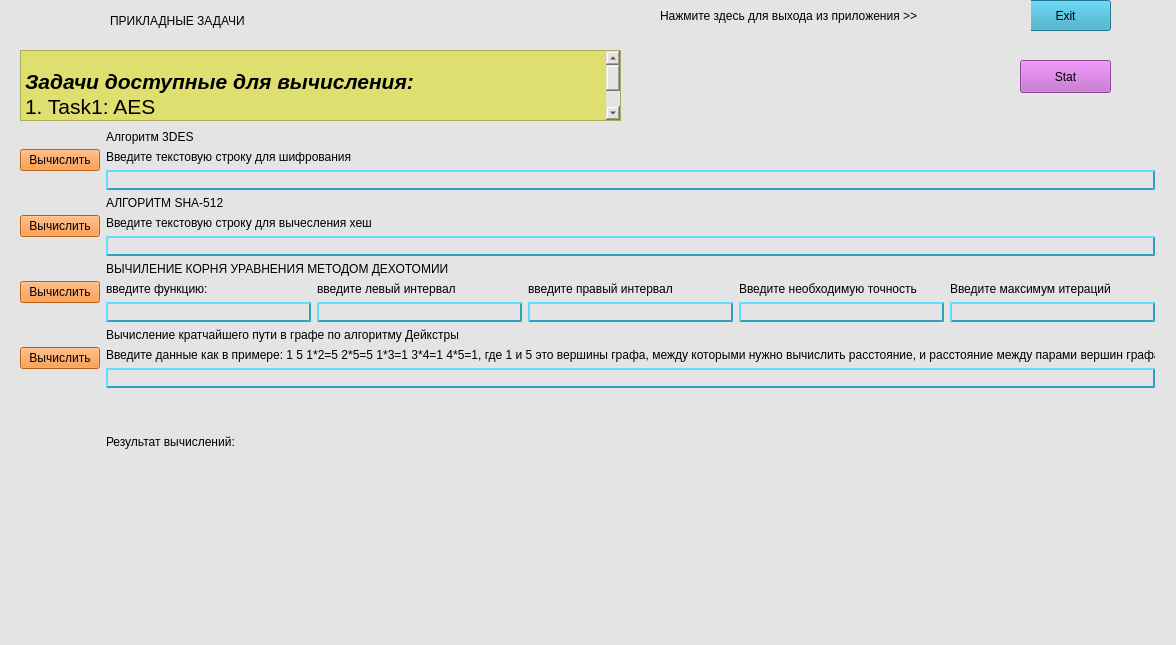
<?xml version="1.0" encoding="UTF-8"?>
<ui version="4.0">
 <class>MainWindow</class>
 <widget class="QMainWindow" name="MainWindow">
  <property name="geometry">
   <rect>
    <x>0</x>
    <y>0</y>
    <width>1176</width>
    <height>645</height>
   </rect>
  </property>
  <property name="windowTitle">
   <string>MainWindow</string>
  </property>
  <property name="styleSheet">
   <string notr="true">background-color: rgb(170, 255, 0);
background-color: rgb(228, 228, 228);</string>
  </property>
  <widget class="QWidget" name="centralwidget">
   <widget class="QWidget" name="gridLayoutWidget">
    <property name="geometry">
     <rect>
      <x>20</x>
      <y>130</y>
      <width>1135</width>
      <height>461</height>
     </rect>
    </property>
    <layout class="QGridLayout" name="gridLayout">
     <item row="2" column="2">
      <layout class="QVBoxLayout" name="verticalLayout_3">
       <item>
        <layout class="QGridLayout" name="gridLayout_3">
         <item row="1" column="0">
          <widget class="QLabel" name="label_9">
           <property name="text">
            <string>Введите текстовую строку для вычесления хеш</string>
           </property>
          </widget>
         </item>
         <item row="0" column="0">
          <widget class="QLabel" name="label_10">
           <property name="styleSheet">
            <string notr="true">font: 700 11pt &quot;Segoe Print&quot;;</string>
           </property>
           <property name="text">
            <string>АЛГОРИТМ SHA-512</string>
           </property>
           <property name="textFormat">
            <enum>Qt::TextFormat::RichText</enum>
           </property>
          </widget>
         </item>
         <item row="2" column="0">
          <widget class="QLineEdit" name="lineEditTask2">
           <property name="styleSheet">
            <string notr="true"> border-style: outset;
 border-width: 2px;
 border-color: rgb(47, 161, 190)</string>
           </property>
          </widget>
         </item>
        </layout>
       </item>
      </layout>
     </item>
     <item row="4" column="0">
      <widget class="QPushButton" name="pushButtonTask4">
       <property name="styleSheet">
        <string notr="true">font: 10pt &quot;Impact&quot;;
background-color: rgb(255, 134, 29);</string>
       </property>
       <property name="text">
        <string>Вычислить</string>
       </property>
      </widget>
     </item>
     <item row="3" column="2">
      <layout class="QHBoxLayout" name="horizontalLayout_2">
       <item>
        <layout class="QGridLayout" name="gridLayout_2">
         <item row="2" column="3">
          <widget class="QLabel" name="label_7">
           <property name="text">
            <string>Введите необходимую точность</string>
           </property>
          </widget>
         </item>
         <item row="3" column="3">
          <widget class="QLineEdit" name="lineTask34">
           <property name="styleSheet">
            <string notr="true"> border-style: outset;
 border-width: 2px;
 border-color: rgb(47, 161, 190)</string>
           </property>
          </widget>
         </item>
         <item row="2" column="2">
          <widget class="QLabel" name="label_6">
           <property name="text">
            <string>введите правый интервал</string>
           </property>
          </widget>
         </item>
         <item row="2" column="1">
          <widget class="QLabel" name="label_5">
           <property name="text">
            <string>введите левый интервал</string>
           </property>
          </widget>
         </item>
         <item row="3" column="2">
          <widget class="QLineEdit" name="lineTask33">
           <property name="styleSheet">
            <string notr="true"> border-style: outset;
 border-width: 2px;
 border-color: rgb(47, 161, 190)</string>
           </property>
          </widget>
         </item>
         <item row="3" column="0">
          <widget class="QLineEdit" name="lineTask31">
           <property name="styleSheet">
            <string notr="true"> border-style: outset;
 border-width: 2px;
 border-color: rgb(47, 161, 190)</string>
           </property>
          </widget>
         </item>
         <item row="0" column="0">
          <layout class="QVBoxLayout" name="verticalLayout"/>
         </item>
         <item row="2" column="0">
          <widget class="QLabel" name="label_4">
           <property name="text">
            <string>введите функцию:</string>
           </property>
          </widget>
         </item>
         <item row="3" column="4">
          <widget class="QLineEdit" name="lineTask35">
           <property name="styleSheet">
            <string notr="true"> border-style: outset;
 border-width: 2px;
 border-color: rgb(47, 161, 190)</string>
           </property>
          </widget>
         </item>
         <item row="2" column="4">
          <widget class="QLabel" name="label_8">
           <property name="text">
            <string>Введите максимум итераций</string>
           </property>
          </widget>
         </item>
         <item row="3" column="1">
          <widget class="QLineEdit" name="lineTask32">
           <property name="styleSheet">
            <string notr="true"> border-style: outset;
 border-width: 2px;
 border-color: rgb(47, 161, 190)

</string>
           </property>
          </widget>
         </item>
         <item row="1" column="0" colspan="5">
          <widget class="QLabel" name="label_2">
           <property name="styleSheet">
            <string notr="true">font: 700 11pt &quot;Segoe Print&quot;;</string>
           </property>
           <property name="text">
            <string>ВЫЧИЛЕНИЕ КОРНЯ УРАВНЕНИЯ МЕТОДОМ ДЕХОТОМИИ</string>
           </property>
          </widget>
         </item>
        </layout>
       </item>
      </layout>
     </item>
     <item row="2" column="0">
      <widget class="QPushButton" name="pushButtonTask2">
       <property name="styleSheet">
        <string notr="true">font: 10pt &quot;Impact&quot;;
background-color: rgb(255, 134, 29);</string>
       </property>
       <property name="text">
        <string>Вычислить</string>
       </property>
      </widget>
     </item>
     <item row="1" column="0">
      <widget class="QPushButton" name="pushButtonTask1">
       <property name="styleSheet">
        <string notr="true">font: 10pt &quot;Impact&quot;;
background-color: rgb(255, 134, 29);</string>
       </property>
       <property name="text">
        <string>Вычислить</string>
       </property>
      </widget>
     </item>
     <item row="3" column="0">
      <widget class="QPushButton" name="pushButtonTask3">
       <property name="styleSheet">
        <string notr="true">font: 10pt &quot;Impact&quot;;
background-color: rgb(255, 134, 29);</string>
       </property>
       <property name="text">
        <string>Вычислить</string>
       </property>
      </widget>
     </item>
     <item row="4" column="2">
      <layout class="QVBoxLayout" name="verticalLayout_2">
       <item>
        <widget class="QLabel" name="label_14">
         <property name="styleSheet">
          <string notr="true">font: 700 11pt &quot;Segoe Print&quot;;</string>
         </property>
         <property name="text">
          <string>Вычисление кратчайшего пути в графе по алгоритму Дейкстры </string>
         </property>
        </widget>
       </item>
       <item>
        <widget class="QLabel" name="label_15">
         <property name="text">
          <string>Введите данные как в примере: 1 5 1*2=5 2*5=5 1*3=1 3*4=1 4*5=1, где 1 и 5 это вершины графа, между которыми нужно вычислить расстояние, и расстояние между парами вершин графа</string>
         </property>
        </widget>
       </item>
       <item>
        <widget class="QLineEdit" name="lineEditTask4">
         <property name="styleSheet">
          <string notr="true"> border-style: outset;
 border-width: 2px;
 border-color: rgb(47, 161, 190)</string>
         </property>
        </widget>
       </item>
      </layout>
     </item>
     <item row="1" column="2">
      <layout class="QVBoxLayout" name="verticalLayout_4">
       <item>
        <widget class="QLabel" name="label_11">
         <property name="styleSheet">
          <string notr="true">font: 700 11pt &quot;Segoe Print&quot;;</string>
         </property>
         <property name="text">
          <string>Алгоритм 3DES</string>
         </property>
        </widget>
       </item>
       <item>
        <widget class="QLabel" name="label_12">
         <property name="text">
          <string>Введите текстовую строку для шифрования</string>
         </property>
        </widget>
       </item>
       <item>
        <widget class="QLineEdit" name="lineEditTask1">
         <property name="styleSheet">
          <string notr="true"> border-style: outset;
 border-width: 2px;
 border-color: rgb(47, 161, 190)</string>
         </property>
        </widget>
       </item>
      </layout>
     </item>
     <item row="5" column="2">
      <layout class="QVBoxLayout" name="verticalLayout_5">
       <item>
        <widget class="QLabel" name="label_16">
         <property name="styleSheet">
          <string notr="true">font: 700 11pt &quot;Segoe Print&quot;;</string>
         </property>
         <property name="text">
          <string>Результат вычислений:</string>
         </property>
        </widget>
       </item>
       <item>
        <widget class="QLabel" name="label">
         <property name="text">
          <string/>
         </property>
         <property name="alignment">
          <set>Qt::AlignmentFlag::AlignLeading|Qt::AlignmentFlag::AlignLeft|Qt::AlignmentFlag::AlignTop</set>
         </property>
         <property name="wordWrap">
          <bool>true</bool>
         </property>
        </widget>
       </item>
      </layout>
     </item>
    </layout>
   </widget>
   <widget class="QPushButton" name="pushButtonExit">
    <property name="geometry">
     <rect>
      <x>1020</x>
      <y>0</y>
      <width>91</width>
      <height>31</height>
     </rect>
    </property>
    <property name="styleSheet">
     <string notr="true">background-color: rgb(47, 161, 190)
</string>
    </property>
    <property name="text">
     <string>Exit</string>
    </property>
   </widget>
   <widget class="QTextBrowser" name="textBrowser">
    <property name="geometry">
     <rect>
      <x>20</x>
      <y>50</y>
      <width>601</width>
      <height>71</height>
     </rect>
    </property>
    <property name="styleSheet">
     <string notr="true">background-color: rgb(223, 223, 111);</string>
    </property>
    <property name="html">
     <string>&lt;!DOCTYPE HTML PUBLIC &quot;-//W3C//DTD HTML 4.0//EN&quot; &quot;http://www.w3.org/TR/REC-html40/strict.dtd&quot;&gt;
&lt;html&gt;&lt;head&gt;&lt;meta name=&quot;qrichtext&quot; content=&quot;1&quot; /&gt;&lt;meta charset=&quot;utf-8&quot; /&gt;&lt;style type=&quot;text/css&quot;&gt;
p, li { white-space: pre-wrap; }
hr { height: 1px; border-width: 0; }
li.unchecked::marker { content: &quot;\2610&quot;; }
li.checked::marker { content: &quot;\2612&quot;; }
&lt;/style&gt;&lt;/head&gt;&lt;body style=&quot; font-family:'Segoe UI'; font-size:9pt; font-weight:400; font-style:normal;&quot;&gt;
&lt;p style=&quot;-qt-paragraph-type:empty; margin-top:0px; margin-bottom:0px; margin-left:0px; margin-right:0px; -qt-block-indent:0; text-indent:0px;&quot;&gt;&lt;br /&gt;&lt;/p&gt;
&lt;p style=&quot; margin-top:0px; margin-bottom:0px; margin-left:0px; margin-right:0px; -qt-block-indent:0; text-indent:0px;&quot;&gt;&lt;span style=&quot; font-family:'Hack'; font-size:16pt; font-weight:700; font-style:italic;&quot;&gt;Задачи доступные для вычисления:&lt;/span&gt;&lt;/p&gt;
&lt;p style=&quot; margin-top:0px; margin-bottom:0px; margin-left:0px; margin-right:0px; -qt-block-indent:0; text-indent:0px;&quot;&gt;&lt;span style=&quot; font-family:'Hack'; font-size:16pt;&quot;&gt;1. Task1: AES&lt;/span&gt;&lt;/p&gt;
&lt;p style=&quot; margin-top:0px; margin-bottom:0px; margin-left:0px; margin-right:0px; -qt-block-indent:0; text-indent:0px;&quot;&gt;&lt;span style=&quot; font-family:'Hack'; font-size:16pt;&quot;&gt;2. Task2: SHA-512&lt;/span&gt;&lt;/p&gt;
&lt;p style=&quot; margin-top:0px; margin-bottom:0px; margin-left:0px; margin-right:0px; -qt-block-indent:0; text-indent:0px;&quot;&gt;&lt;span style=&quot; font-family:'Hack'; font-size:16pt;&quot;&gt;3. Task3: Dichotomy Method&lt;/span&gt;&lt;/p&gt;
&lt;p style=&quot; margin-top:0px; margin-bottom:0px; margin-left:0px; margin-right:0px; -qt-block-indent:0; text-indent:0px;&quot;&gt;&lt;span style=&quot; font-family:'Hack'; font-size:16pt;&quot;&gt;4. Task4: Dijkstra Algorithm&lt;/span&gt;&lt;/p&gt;
&lt;p style=&quot;-qt-paragraph-type:empty; margin-top:0px; margin-bottom:0px; margin-left:0px; margin-right:0px; -qt-block-indent:0; text-indent:0px; font-family:'Hack'; font-size:16pt;&quot;&gt;&lt;br /&gt;&lt;/p&gt;&lt;/body&gt;&lt;/html&gt;</string>
    </property>
   </widget>
   <widget class="QPushButton" name="pushButtonStat">
    <property name="geometry">
     <rect>
      <x>1020</x>
      <y>60</y>
      <width>91</width>
      <height>33</height>
     </rect>
    </property>
    <property name="styleSheet">
     <string notr="true">background-color: rgb(192, 97, 203)</string>
    </property>
    <property name="text">
     <string>Stat</string>
    </property>
   </widget>
   <widget class="QLabel" name="label_3">
    <property name="geometry">
     <rect>
      <x>110</x>
      <y>0</y>
      <width>481</width>
      <height>41</height>
     </rect>
    </property>
    <property name="styleSheet">
     <string notr="true">font: 700 24pt &quot;Segoe Script&quot;;</string>
    </property>
    <property name="text">
     <string>ПРИКЛАДНЫЕ ЗАДАЧИ</string>
    </property>
   </widget>
   <widget class="QLabel" name="label_13">
    <property name="geometry">
     <rect>
      <x>660</x>
      <y>0</y>
      <width>371</width>
      <height>31</height>
     </rect>
    </property>
    <property name="styleSheet">
     <string notr="true">font: 700 11pt &quot;Segoe Print&quot;;</string>
    </property>
    <property name="text">
     <string>Нажмите здесь для выхода из приложения &gt;&gt;</string>
    </property>
   </widget>
  </widget>
  <widget class="QMenuBar" name="menubar">
   <property name="geometry">
    <rect>
     <x>0</x>
     <y>0</y>
     <width>1176</width>
     <height>22</height>
    </rect>
   </property>
  </widget>
  <widget class="QStatusBar" name="statusbar"/>
 </widget>
 <resources/>
 <connections/>
</ui>
